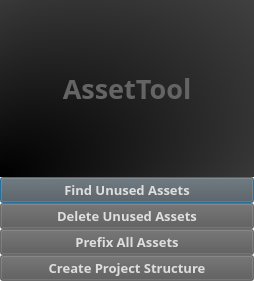
<?xml version="1.0" encoding="UTF-8"?>
<ui version="4.0">
 <class>Dialog</class>
 <widget class="QDialog" name="Dialog">
  <property name="geometry">
   <rect>
    <x>0</x>
    <y>0</y>
    <width>254</width>
    <height>281</height>
   </rect>
  </property>
  <property name="sizePolicy">
   <sizepolicy hsizetype="Expanding" vsizetype="Expanding">
    <horstretch>0</horstretch>
    <verstretch>0</verstretch>
   </sizepolicy>
  </property>
  <property name="windowTitle">
   <string>Dialog</string>
  </property>
  <layout class="QGridLayout" name="gridLayout">
   <property name="horizontalSpacing">
    <number>0</number>
   </property>
   <property name="margin">
    <number>0</number>
   </property>
   <item row="1" column="0">
    <widget class="QWidget" name="widget" native="true">
     <property name="sizePolicy">
      <sizepolicy hsizetype="Expanding" vsizetype="Expanding">
       <horstretch>0</horstretch>
       <verstretch>0</verstretch>
      </sizepolicy>
     </property>
     <property name="styleSheet">
      <string notr="true">b</string>
     </property>
     <layout class="QVBoxLayout" name="verticalLayout_2">
      <property name="spacing">
       <number>0</number>
      </property>
      <property name="margin">
       <number>0</number>
      </property>
      <item>
       <layout class="QHBoxLayout" name="horizontalLayout">
        <property name="spacing">
         <number>0</number>
        </property>
        <item>
         <layout class="QVBoxLayout" name="verticalLayout">
          <property name="spacing">
           <number>0</number>
          </property>
          <property name="sizeConstraint">
           <enum>QLayout::SetMaximumSize</enum>
          </property>
          <item>
           <widget class="QLabel" name="label">
            <property name="sizePolicy">
             <sizepolicy hsizetype="Expanding" vsizetype="Expanding">
              <horstretch>0</horstretch>
              <verstretch>0</verstretch>
             </sizepolicy>
            </property>
            <property name="minimumSize">
             <size>
              <width>250</width>
              <height>0</height>
             </size>
            </property>
            <property name="font">
             <font>
              <family>微软雅黑</family>
              <pointsize>20</pointsize>
              <weight>75</weight>
              <bold>true</bold>
             </font>
            </property>
            <property name="styleSheet">
             <string notr="true">background-color:qradialgradient(spread:reflect, cx:1, cy:0, radius:2, fx:0, fy:1, stop:0 rgba(0, 0, 0, 255), stop:1 rgba(155, 155, 155, 255));color:rgb(100,100,100)</string>
            </property>
            <property name="text">
             <string>AssetTool</string>
            </property>
            <property name="alignment">
             <set>Qt::AlignCenter</set>
            </property>
            <property name="margin">
             <number>0</number>
            </property>
           </widget>
          </item>
          <item>
           <widget class="QPushButton" name="pushButton_3">
            <property name="sizePolicy">
             <sizepolicy hsizetype="Preferred" vsizetype="Fixed">
              <horstretch>0</horstretch>
              <verstretch>0</verstretch>
             </sizepolicy>
            </property>
            <property name="font">
             <font>
              <family>微软雅黑</family>
              <pointsize>10</pointsize>
              <weight>75</weight>
              <bold>true</bold>
              <strikeout>false</strikeout>
             </font>
            </property>
            <property name="styleSheet">
             <string notr="true">background-color:rgb(88, 88, 88,155);
color: rgb(222, 222, 222);
</string>
            </property>
            <property name="text">
             <string>Find Unused Assets</string>
            </property>
           </widget>
          </item>
          <item>
           <widget class="QPushButton" name="pushButton">
            <property name="sizePolicy">
             <sizepolicy hsizetype="Preferred" vsizetype="Fixed">
              <horstretch>0</horstretch>
              <verstretch>0</verstretch>
             </sizepolicy>
            </property>
            <property name="font">
             <font>
              <family>微软雅黑</family>
              <pointsize>10</pointsize>
              <weight>75</weight>
              <bold>true</bold>
              <strikeout>false</strikeout>
             </font>
            </property>
            <property name="styleSheet">
             <string notr="true">background-color:rgb(88, 88, 88,155);
color: rgb(222, 222, 222);
</string>
            </property>
            <property name="text">
             <string>Delete Unused Assets</string>
            </property>
            <property name="autoRepeatDelay">
             <number>306</number>
            </property>
            <property name="default">
             <bool>false</bool>
            </property>
            <property name="flat">
             <bool>false</bool>
            </property>
           </widget>
          </item>
          <item>
           <widget class="QPushButton" name="pushButton_2">
            <property name="sizePolicy">
             <sizepolicy hsizetype="Preferred" vsizetype="Fixed">
              <horstretch>0</horstretch>
              <verstretch>0</verstretch>
             </sizepolicy>
            </property>
            <property name="font">
             <font>
              <family>微软雅黑</family>
              <pointsize>10</pointsize>
              <weight>75</weight>
              <bold>true</bold>
              <strikeout>false</strikeout>
             </font>
            </property>
            <property name="styleSheet">
             <string notr="true">background-color:rgb(88, 88, 88,155);
color: rgb(222, 222, 222);
</string>
            </property>
            <property name="text">
             <string>Prefix All Assets</string>
            </property>
           </widget>
          </item>
          <item>
           <widget class="QPushButton" name="pushButton_4">
            <property name="font">
             <font>
              <family>微软雅黑</family>
              <pointsize>10</pointsize>
              <weight>75</weight>
              <bold>true</bold>
             </font>
            </property>
            <property name="styleSheet">
             <string notr="true">background-color:rgb(88, 88, 88,155);
color: rgb(222, 222, 222);
</string>
            </property>
            <property name="text">
             <string>Create Project Structure</string>
            </property>
           </widget>
          </item>
         </layout>
        </item>
       </layout>
      </item>
     </layout>
    </widget>
   </item>
  </layout>
 </widget>
 <resources/>
 <connections/>
</ui>
